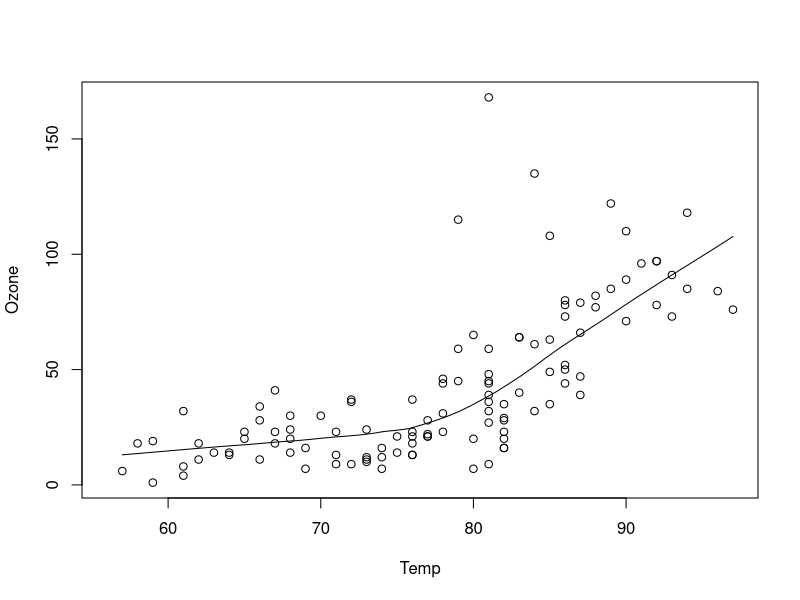
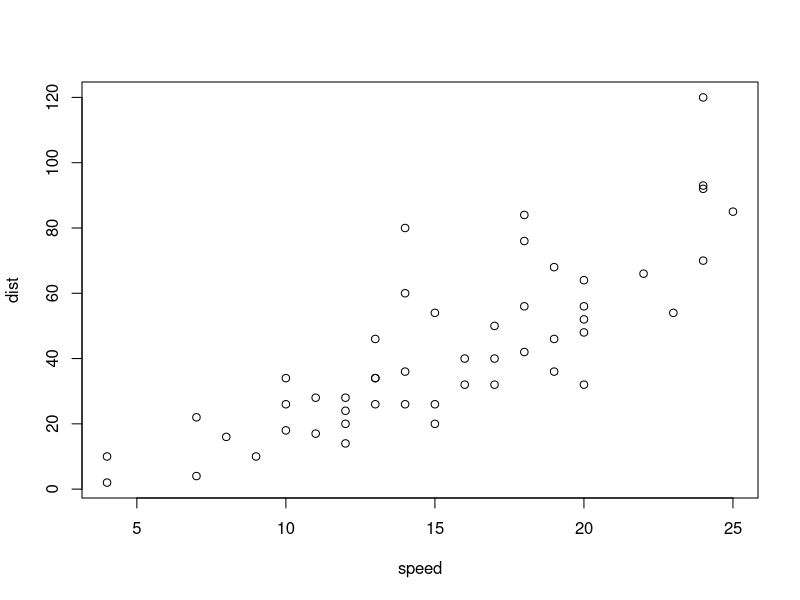

The R source for these figures, in order: (Note: this script raises an error after producing the figures.)
#base plot #1

data(airquality
     )

with(airquality, {
        plot(Temp, Ozone)
        lines(loess.smooth(Temp,Ozone))
})

#base plot #2

with(cars,plot(speed,dist))

#Lattice system
library(lattice)

state <- data.frame(state.x77, region = state.region )

xyplot(Life.Exp ~ Income | region, state, c(4,1))


#ggplot2

library(ggplot2)
data(mpg)

qplot(displ,hwy,data =mpg)
